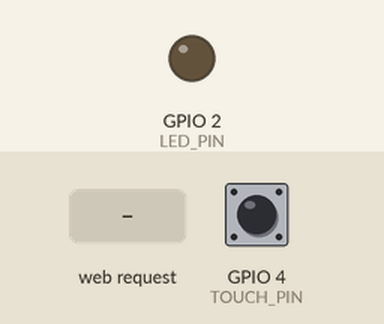
Recording of a sketch running on a simulated ESP32. On the bench: output pins drawn as LEDs (lit = HIGH). Dashed ring = blinking. The test bench sets the inputs (shaded band); at power-on: GPIO 4 (TOUCH_PIN) HIGH. WiFi joins after 1.5 s; servers stay silent unless stated; what the sketch prints to the serial monitor is not drawn.

Above: at 3.7 s.
3.8 s: HTTP request GET /arm received
At 4.05 s:
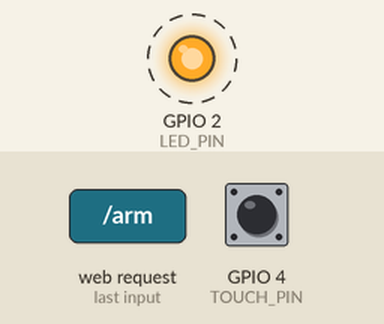
6.8 s: HTTP request GET /disarm received
At 6.8 s:
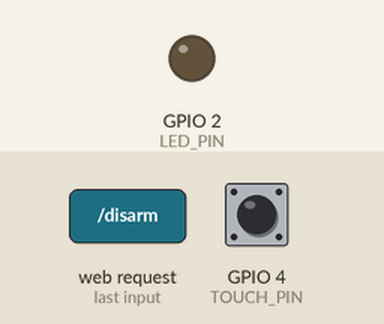
Timing chart, 0 to 9.8 s (numbered marks = the images above; inputs shaded):
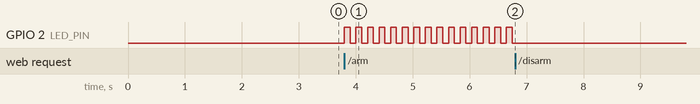

Measured:
- after the input at 3.8 s, GPIO 2 (LED_PIN): alternates HIGH for 0.10 s and LOW for 0.10 s, starting at once
- after the input at 6.8 s, GPIO 2 (LED_PIN): stops changing and stays LOW

The sketch:

1-4Security_Alarm.ino
```cpp
#include <WiFi.h>
#include <WebServer.h>

// ========== 硬件引脚定义 ==========
const int TOUCH_PIN = 4;    // 触摸引脚 T0 -> GPIO4（参考 lab4 触摸实验）
const int LED_PIN = 2;      // LED引脚 GPIO2（参考 lab2 基础IO、lab5 Web控制）
const int TOUCH_THRESHOLD = 500; // 触摸触发阈值，低于该值判定为触摸，可按实际校准

// ========== WiFi配置 ==========
const char* ssid = "羽目禾的Xiaomi 14";
const char* password = "Zrc819726@";

WebServer server(80);

// ========== 系统状态变量 ==========
bool isArmed = false;    // 布防状态：true=已布防，false=已撤防
bool isAlarm = false;    // 报警状态：true=报警触发中

// ========== LED非阻塞闪烁变量 ==========
unsigned long previousMillis = 0;
const long blinkInterval = 100; // 报警闪烁间隔，数值越小闪烁越快
bool ledState = false;

// ========== 生成网页页面 ==========
String makePage()
{
  String statusText;
  if (isAlarm)
  {
    statusText = "<span style='color:red; font-weight:bold;'>报警中</span>";
  }
  else if (isArmed)
  {
    statusText = "<span style='color:orange; font-weight:bold;'>已布防</span>";
  }
  else
  {
    statusText = "<span style='color:green; font-weight:bold;'>已撤防</span>";
  }

  String html = R"rawliteral(
<!DOCTYPE html>
<html lang="zh-CN">
<head>
  <meta charset="UTF-8">
  <meta name="viewport" content="width=device-width, initial-scale=1.0">
  <title>物联网安防报警器</title>
  <style>
    body {
      font-family: Arial, sans-serif;
      text-align: center;
      margin-top: 80px;
    }
    .container {
      max-width: 400px;
      margin: 0 auto;
      padding: 20px;
    }
    .btn {
      padding: 12px 30px;
      font-size: 18px;
      margin: 10px;
      border: none;
      border-radius: 5px;
      cursor: pointer;
    }
    .btn-arm {
      background-color: #e74c3c;
      color: white;
    }
    .btn-disarm {
      background-color: #2ecc71;
      color: white;
    }
    .status {
      font-size: 24px;
      margin: 30px 0;
    }
  </style>
</head>
<body>
  <div class="container">
    <h1>物联网安防报警器</h1>
    <div class="status">当前状态：)rawliteral" + statusText + R"rawliteral(</div>
    <a href="/arm"><button class="btn btn-arm">布防 Arm</button></a >
    <a href="/disarm"><button class="btn btn-disarm">撤防 Disarm</button></a >
  </div>
</body>
</html>
)rawliteral";
  return html;
}

// ========== Web路由处理 ==========
// 根路径: 返回主页面
void handleRoot() {
  server.send(200, "text/html; charset=UTF-8", makePage());
}

// 布防接口：开启警戒，重置报警状态
void handleArm()
{
  isArmed = true;
  isAlarm = false;
  digitalWrite(LED_PIN, LOW);
  server.sendHeader("Location", "/");
  server.send(303); // 重定向回主页
}

// 撤防接口：解除警戒，停止报警
void handleDisarm()
{
  isArmed = false;
  isAlarm = false;
  digitalWrite(LED_PIN, LOW);
  server.sendHeader("Location", "/");
  server.send(303);
}

// ========== 初始化 ==========
void setup()
{
  Serial.begin(115200);
  delay(1000);

  // 初始化LED引脚为输出模式（参考 lab2 基础IO）
  pinMode(LED_PIN, OUTPUT);
  digitalWrite(LED_PIN, LOW); // 初始状态熄灭

  // 连接WiFi（参考 lab5 Web服务器）
  WiFi.begin(ssid, password);
  Serial.print("正在连接WiFi");
  while (WiFi.status() != WL_CONNECTED)
  {
    delay(500);
    Serial.print(".");
  }
  Serial.println("\nWiFi连接成功");
  Serial.print("网页访问地址：http://");
  Serial.println(WiFi.localIP());

  // 注册Web路由
  server.on("/", handleRoot);
  server.on("/arm", handleArm);
  server.on("/disarm", handleDisarm);
  server.begin();
  Serial.println("安防报警器系统已启动");
}

// ========== 主循环 ==========
void loop()
{
  // 处理Web客户端请求（必须持续执行，保证页面响应）
  server.handleClient();

  // 1. 布防且未报警时，检测触摸信号（参考 lab4 触摸检测）
  if (isArmed && !isAlarm)
  {
    int touchValue = touchRead(TOUCH_PIN);
    // 触摸值低于阈值，触发报警
    if (touchValue < TOUCH_THRESHOLD)
    {
      isAlarm = true;
      Serial.println("检测到触碰，触发报警");
    }
  }

  // 2. 报警状态下，LED高频闪烁（非阻塞实现，不影响Web响应）
  if (isAlarm)
  {
    unsigned long currentMillis = millis();
    if (currentMillis - previousMillis >= blinkInterval)
    {
      previousMillis = currentMillis;
      ledState = !ledState;
      digitalWrite(LED_PIN, ledState);
    }
  }

  delay(10);
}
```
